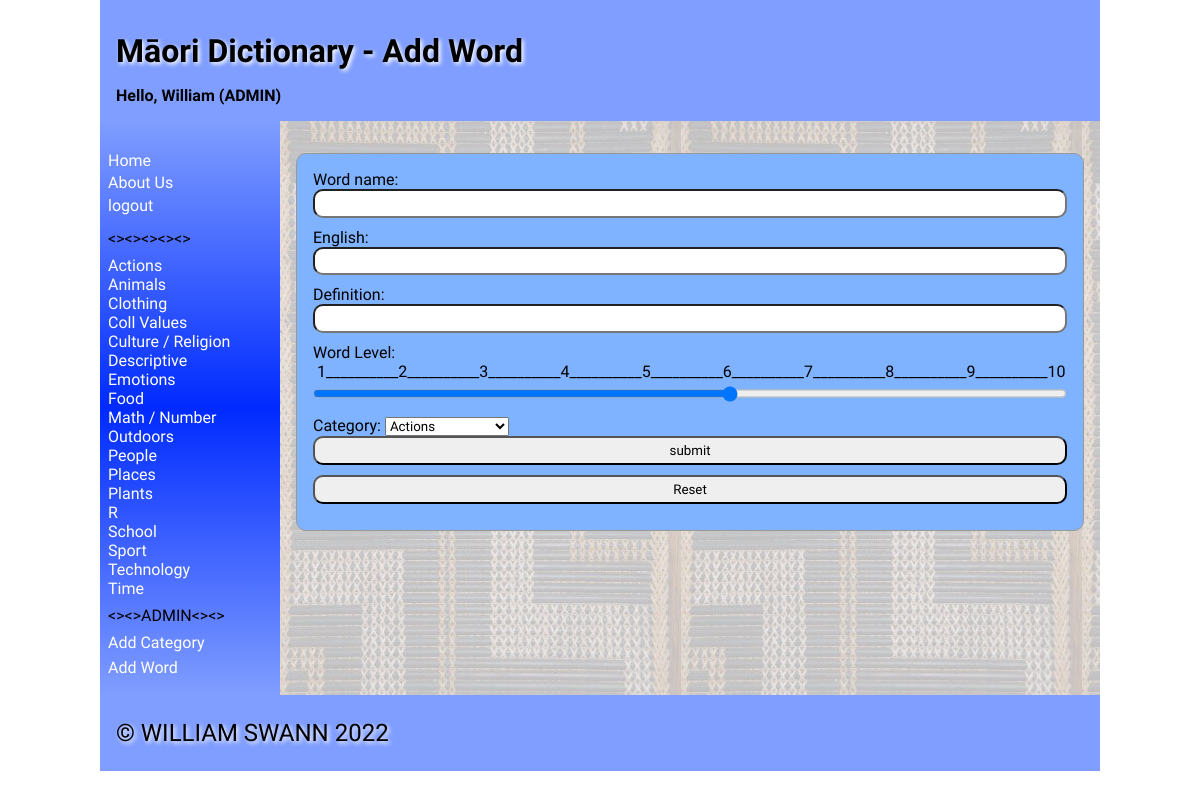
The app's page /addword (signed in) with its own data.
### tables this page shows
CREATE TABLE "catalist"
(
    catali  varchar(30),
    cata_id integer
        constraint catalist_pk
            primary key autoincrement
);

### app.py (the view, shortened to what this page needs)
@app.route("/addword", methods=["GET", "POST"])
def render_addword():
    if is_logged_in() and is_teacher():
        cata_list = sidenav1()  # display navbar
    else:
        return redirect("/?error=unauthorised+account")
    return render_template("addword.html", catagories=cata_list, logged_in=is_logged_in(), teacher=is_teacher())

### app.py (called while the page is built)
def create_connection(db_file):  # connect to the database
    try:
        connection = sqlite3.connect(db_file)
        return connection
    except Error as e:
        print(e)
    return None

def sidenav1():  # this function grabs all of the items from the product table and puts them into a list for the sidenav
    con = create_connection(DB_NAME)
    query = """SELECT cata_id, catali FROM catalist ORDER BY catali"""
    cur = con.cursor()
    cur.execute(query)
    cata_list = cur.fetchall()
    con.commit()
    con.close()
    return cata_list

def is_logged_in():  # checking session for email to determine if a user is logged in
    if session.get("email") is None:
        print("not logged in")
        return False
    else:
        print("logged in")
        return True

def is_teacher():  # checking session for email to determine if the user is a teacher
    if session.get("teacher") == "on":
        print("is Teacher")
        return True
    else:
        print("not Teacher")
        return False

### templates/addword.html (shortened to what this page needs)
{% extends "base1.html" %}
{% block heading %} - Add Word{% endblock %}
{% block main %}
<form class="dataForm" method="post">
    <div class="form-group">
        <div class="form-label">Word name:</div>
        <div class="form-element"><input id="name" name="name" type="text" required></div>
    </div>
    <div class="form-group">
        <div class="form-label">English:</div>
        <div class="form-element"><input id="english" name="english" type="text" required></div>
    </div>
    <div class="form-group">
        <div class="form-label">Definition:</div>
        <div class="form-element"><input id="definition" name="definition" type="text" required></div>
    </div>
    <div class="form-group">
        <div class="form-label">Word Level:</div>
        <lable>&nbsp1__________2__________3__________4__________5__________6__________7__________8__________9__________10</lable>
        <div class="form-element"><input id="level" name="level" type="range" min="1" max="10" required></div>
    </div>
    <div class="form-group">
        <label for="cata_id">Category:</label>
        <select name="cata_id" id="cata_id">
        {% for catalist in catagories %}
              <option value="{{ catalist[0] }}">{{ catalist[1] }}</option>
                    {% endfor %}
        </select>
    </div>
    <div class="button-group">
        <input type="submit" value="submit">
        <input type="reset" value="Reset">
    </div>
</form>
{% endblock %}

### templates/base1.html (shortened to what this page needs)
<!doctype html>
<html lang="en">
<head>
	<link href="{{ url_for('static', filename='style.css') }}" rel="stylesheet">
</head>
<body>
	<div id="container">
		<header>
			<h1>Māori Dictionary{% block heading %}{% endblock %}</h1>
			{% if logged_in %}
			<strong>Hello, {{ session.firstname }}</strong>
			{% endif %}
			{% if teacher %}
			<strong>(ADMIN)</strong>
			{% endif %}
		</header>
		<nav>
			<ul>
                <li><a href="\">Home</a></li>
            <a href="/contact">About Us</a><li>
			{% if logged_in %}
			<a href="/logout">logout</a><li>
			{% else %}
            <a href="/login">login</a><li>
			{% endif %}
				<p><><><><><></p>
			{% for catalist in catagories %}
        <div>
            <a href="/catagories/{{ catalist[0] }}">{{ catalist[1] }}</a>
        </div>
    		{% endfor %}
			{% if logged_in and teacher %}
				<p><><>ADMIN<><></p>
			<a href="/addcategory">Add Category</a><li>
			<a href="/addword">Add Word</a><li>
			{%endif%}
			</ul>
		</nav>
		<main>
            {% block main%}{% endblock %}
        </main>
		<footer>
			<p>
				&copy; WILLIAM SWANN 2022
			</p>
		</footer>
	</div>
</body>
</html>

### static/style.css (style rules this page uses)
* { font-family: Comfortaa, sans-serif; margin: 0; padding: 0; box-sizing: border-box; }
#container { display: grid; grid-template-columns: 75px auto; grid-template-areas: 'nav header' 'main main' 'footer footer'; }
header { grid-area: header; background-color: #809eff; padding: 1rem; }
nav { grid-area: nav; }
main { grid-area: main; padding: 1rem; background-color: #edd; }
h1, h2, h3, h4 { padding: 1rem 0; font-family: 'Suez One', serif; color: #000; text-shadow: 2px 2px 4px #fff; }
p { padding: 0.5rem 0; }
a { color: #222; }
.dataForm { margin: 1rem 0; border: 1px solid #999; padding: 1rem; background-color: #7fb2ff; border-radius: 10px; }
.dataForm input, textarea { width: 100%; border-radius: 10px; padding: 0.3rem; margin-bottom: 10px; position: sticky; }
footer { grid-area: footer; padding: 1rem; background-color: #809eff; }
footer p { color: #000000; text-shadow: 2px 2px 4px #fff; font-size: 1.5rem; }
@media only screen and (min-width: 768px) { #container { grid-template-columns: 180px auto; grid-template-areas: 'header header' 'nav main' 'footer footer'; } }
@media only screen and (min-width: 768px) { nav { background: linear-gradient(180deg, rgb(128, 158, 255) 0%, rgb(0, 42, 255) 50%, rgb(128, 158, 255) 100%); padding: 0.5rem; } }
@media only screen and (min-width: 768px) { nav ul { list-style: none; } }
@media only screen and (min-width: 768px) { nav li { padding: 0.2rem 0; } }
@media only screen and (min-width: 768px) { nav a { color: #fff; text-decoration: none; } }
@media only screen and (min-width: 768px) { main { background-image: url('poutama.jpg'); background-color: rgba(0, 59, 255, 0.18); } }
@media only screen and (min-width: 1000px) { #container { width: 1000px; margin: auto; } }

### records on screen
catalist: catali "Actions"
catalist: catali "Animals"
catalist: catali "Clothing"
catalist: catali "Coll Values"
catalist: catali "Culture / Religion"
catalist: catali "Descriptive"
catalist: catali "Emotions"
catalist: catali "Food"
catalist: catali "Math / Number"
catalist: catali "Outdoors"
catalist: catali "People"
catalist: catali "Places"
catalist: catali "Plants"
catalist: catali "R"
catalist: catali "School"
catalist: catali "Sport"
catalist: catali "Technology"
catalist: catali "Time"

### other values on screen
{{ session.firstname }} "William"
form field cata_id "Actions"
